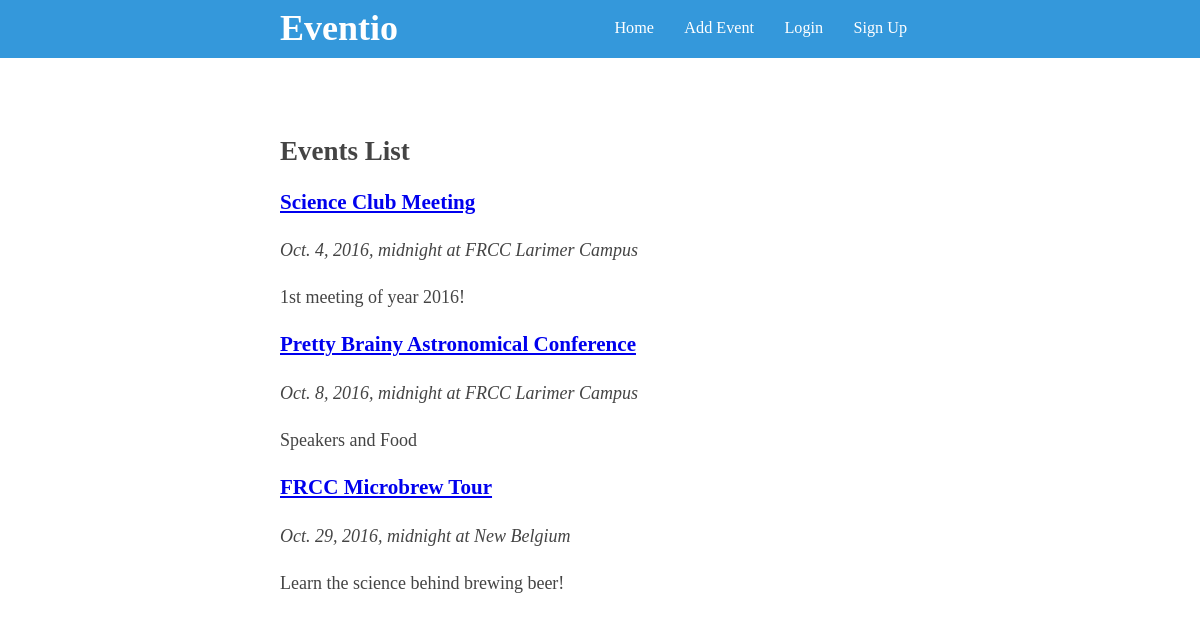
The app's page /, older data.
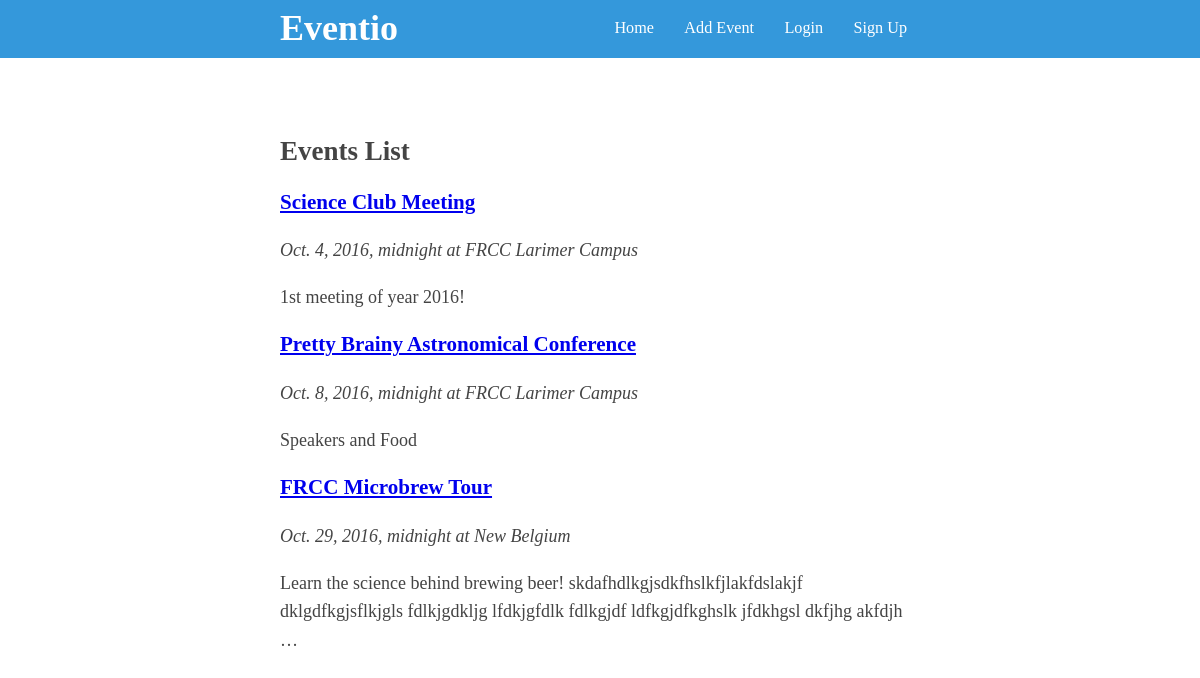
The same page, newer data.
### events/models.py (models this page shows, shortened)
class Event(models.Model):
    name = models.CharField(max_length=255)
    description = models.TextField()
    start_time = models.DateTimeField()
    location = models.CharField(max_length=255)
    price = models.DecimalField(blank=True, null=True, decimal_places=2, max_digits=6)
    capacity = models.PositiveSmallIntegerField(blank=True, null=True)

### events/views.py (the view)
# urls.py: url(r'^$', index, name='home'),
def index(request):
    events = Event.objects.all()
    return render(request, 'index.html', {'events': events})

### templates/index.html
{% extends '_partials/base.html' %}
{% block content %}
    <h2>Events List</h2>
    {% for event in events %}
  <div class= "event">
  <h3><a href="{% url 'event' pk=event.pk %}">{{ event.name }}</a></h3>
  <p><em>{{ event.start_time }} at {{ event.location }}</em></p>
    <p>{{ event.description|truncatewords:15 }}</p>
    </div>
{% endfor %}
{% endblock content %}

Row changes from the older to the newer data that the page shows:
changed Event "FRCC Microbrew Tour": description "Learn the science behind brewing beer!" → "Learn the science behind brewing beer! skdafhdlkgjsdkfhslkfjlakfdslakjf dklgdfkgjsflkjgls fdlkjgdkljg lfdkjgfdlk fdlkgjdf ldfkgjdfkghslk jfdkhgsl dkfjhg akfdjh …"
